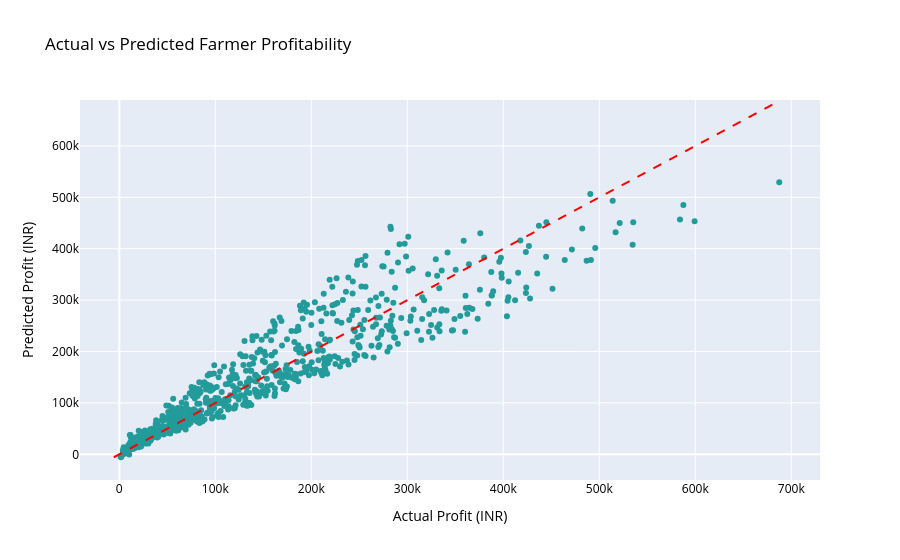

The code cell stored with this chart in its notebook:
### Code cell
profit_predictions = best_profit_model.predict(
    X_test_profit
)

profit_comparison = pd.DataFrame({
    "Actual Profit": y_test_profit.values,
    "Predicted Profit": profit_predictions
})

fig = px.scatter(
    profit_comparison,
    x="Actual Profit",
    y="Predicted Profit",
    title="Actual vs Predicted Farmer Profitability",
    color_discrete_sequence=["#239B9B"]
)

min_val = min(
    profit_comparison["Actual Profit"].min(),
    profit_comparison["Predicted Profit"].min()
)

max_val = max(
    profit_comparison["Actual Profit"].max(),
    profit_comparison["Predicted Profit"].max()
)

fig.add_shape(
    type="line",
    x0=min_val,
    y0=min_val,
    x1=max_val,
    y1=max_val,
    line=dict(color="red", dash="dash")
)

fig.update_layout(
    xaxis_title="Actual Profit (INR)",
    yaxis_title="Predicted Profit (INR)",
    font=dict(color="black"),
    title_font_color="black"
)

fig.show()

### Figure 1 — Plotly figure (JSON) as saved in the notebook; plotly's stock layout.template omitted (floating-point values rounded to 4 significant figures; data arrays with more than 128 entries replaced by an {"elided": "..."} marker saying what was removed)
{"data": [{"hovertemplate": "Actual Profit=%{x}<br>Predicted Profit=%{y}<extra></extra>", "legendgroup": "", "marker": {"color": "#239B9B", "symbol": "circle"}, "mode": "markers", "name": "", "orientation": "v", "showlegend": false, "type": "scatter", "x": {"elided": "720 float values"}, "xaxis": "x", "y": {"elided": "720 float values"}, "yaxis": "y"}], "layout": {"font": {"color": "black"}, "legend": {"tracegroupgap": 0}, "shapes": [{"line": {"color": "red", "dash": "dash"}, "type": "line", "x0": -5717.0, "x1": 687500.0, "y0": -5717.0, "y1": 687500.0}], "title": {"font": {"color": "black"}, "text": "Actual vs Predicted Farmer Profitability"}, "xaxis": {"anchor": "y", "domain": [0.0, 1.0], "title": {"text": "Actual Profit (INR)"}}, "yaxis": {"anchor": "x", "domain": [0.0, 1.0], "title": {"text": "Predicted Profit (INR)"}}}}
